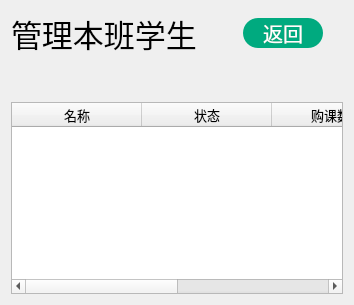
       <widget class="QWidget" name="page_2">
        <layout class="QHBoxLayout" name="horizontalLayout_9">
         <item>
          <layout class="QVBoxLayout" name="verticalLayout_18">
           <item>
            <layout class="QHBoxLayout" name="horizontalLayout_26">
             <property name="rightMargin">
              <number>20</number>
             </property>
             <item>
              <widget class="QLabel" name="label_8">
               <property name="font">
                <font>
                 <pointsize>23</pointsize>
                </font>
               </property>
               <property name="text">
                <string>管理本班学生</string>
               </property>
              </widget>
             </item>
             <item>
              <spacer name="horizontalSpacer_6">
               <property name="orientation">
                <enum>Qt::Horizontal</enum>
               </property>
               <property name="sizeHint" stdset="0">
                <size>
                 <width>40</width>
                 <height>20</height>
                </size>
               </property>
              </spacer>
             </item>
             <item>
              <widget class="QPushButton" name="pushButton_3">
               <property name="minimumSize">
                <size>
                 <width>80</width>
                 <height>30</height>
                </size>
               </property>
               <property name="font">
                <font>
                 <family>黑体</family>
                 <pointsize>15</pointsize>
                </font>
               </property>
               <property name="styleSheet">
                <string notr="true">QPushButton{
	border-radius:15px;
	background-color: rgb(0,170,127);
	color: rgb(255, 255, 255);
}

QPushButton:hover{
	background-color: rgb(0,200,127);
}
QPushButton:pressed{
	background-color: rgb(0,140,127);
}</string>
               </property>
               <property name="text">
                <string>返回</string>
               </property>
              </widget>
             </item>
            </layout>
           </item>
           <item>
            <layout class="QVBoxLayout" name="verticalLayout_19">
             <item>
              <spacer name="verticalSpacer_17">
               <property name="orientation">
                <enum>Qt::Vertical</enum>
               </property>
               <property name="sizeType">
                <enum>QSizePolicy::Minimum</enum>
               </property>
               <property name="sizeHint" stdset="0">
                <size>
                 <width>20</width>
                 <height>40</height>
                </size>
               </property>
              </spacer>
             </item>
             <item>
              <widget class="QTableWidget" name="tableWidget_4">
               <property name="font">
                <font>
                 <pointsize>10</pointsize>
                </font>
               </property>
               <attribute name="horizontalHeaderCascadingSectionResizes">
                <bool>false</bool>
               </attribute>
               <attribute name="horizontalHeaderMinimumSectionSize">
                <number>25</number>
               </attribute>
               <attribute name="horizontalHeaderDefaultSectionSize">
                <number>130</number>
               </attribute>
               <attribute name="horizontalHeaderShowSortIndicator" stdset="0">
                <bool>false</bool>
               </attribute>
               <attribute name="horizontalHeaderStretchLastSection">
                <bool>true</bool>
               </attribute>
               <attribute name="verticalHeaderVisible">
                <bool>true</bool>
               </attribute>
               <attribute name="verticalHeaderCascadingSectionResizes">
                <bool>false</bool>
               </attribute>
               <attribute name="verticalHeaderDefaultSectionSize">
                <number>39</number>
               </attribute>
               <column>
                <property name="text">
                 <string>名称</string>
                </property>
               </column>
               <column>
                <property name="text">
                 <string>状态</string>
                </property>
               </column>
               <column>
                <property name="text">
                 <string>购课数量</string>
                </property>
               </column>
               <column>
                <property name="text">
                 <string>编辑</string>
                </property>
               </column>
              </widget>
             </item>
            </layout>
           </item>
          </layout>
         </item>
        </layout>
       </widget>
